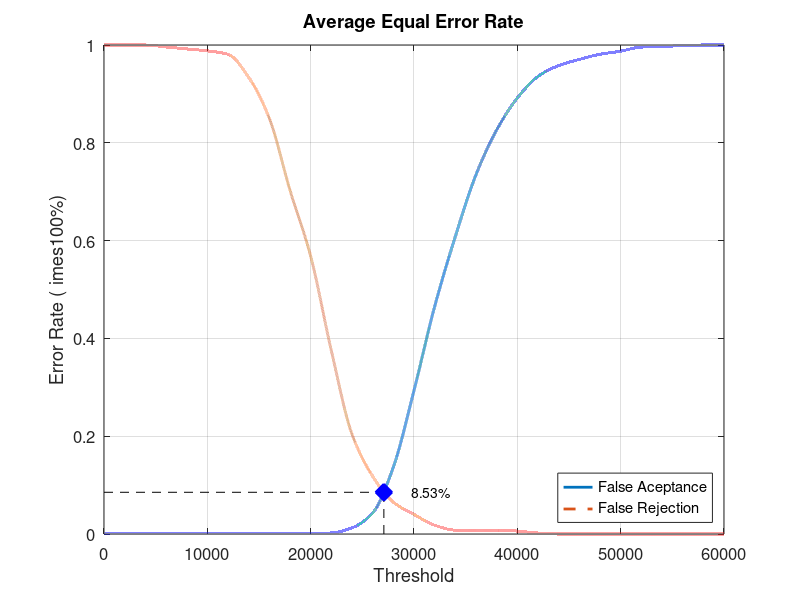
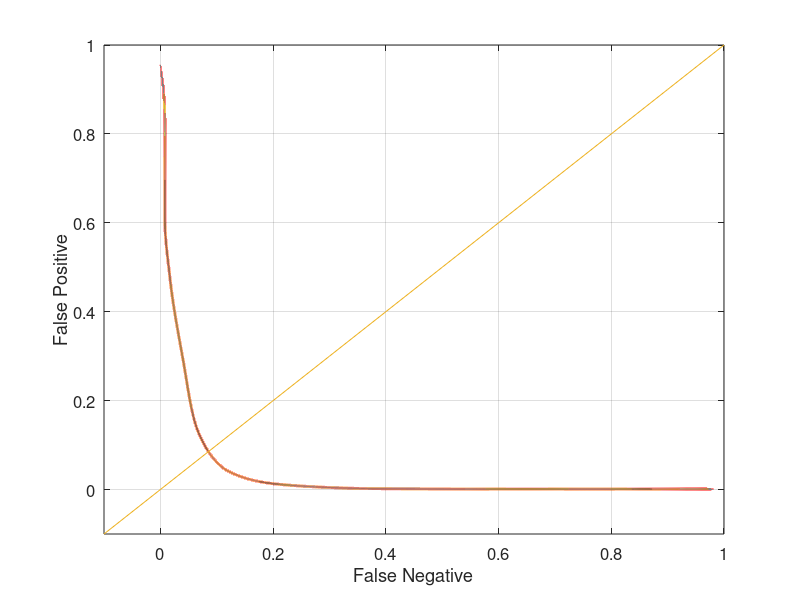

Write the MATLAB code that produced these figures, in order.
function yEER = Database4Average()
%close all;
%clear;
%clc;
x = 0:2000:60000;
xq = 0:0.5:60000;

y0 = [0 0.00105263 0.00105263 0.00105263 0.00105263 0.00105263 0.00105263 0.00105263 0.00105263 0.00105263 0.00105263 0.00210526 0.0126316 0.0431579 0.136842 0.293684 0.465263 0.608421 0.734737 0.826316 0.891579 0.935789 0.957895 0.970526 0.981053 0.987368 0.99579 0.996842 0.998947 1 1]
yy0 = interp1(x, y0, xq, 'pchip');
y1 = [1 1 1 0.996 0.992 0.988 0.981 0.934 0.85 0.703 0.568 0.375 0.204 0.118 0.065 0.04 0.018 0.008 0.008 0.008 0.006 0.002 0 0 0 0 0 0 0 0 0]
yy1 = interp1(x, y1, xq, 'pchip');

% Calculating EER: 
y2 = abs(y0 - y1);
find(y2 == min(y2))
yy2 = abs(yy0 - yy1);
xEER = find(yy2 == min(yy2));
xEERIndex = xq(xEER) % X-axis EER
yEER = yy0(xEER) % Y-axis EER

main = figure
plot(xq, yy0,'-','LineWidth', 2);	hold on
plot(xq, yy1,'--','LineWidth', 2);	hold on
plot([xEERIndex xEERIndex], [0 yEER], 'k--');	hold on
plot([0 xEERIndex], [yEER yEER], 'k--');	hold on
plot(xEERIndex, yEER, 'bx', 'LineWidth', 10);	hold on
text(xEERIndex + 10 * xEERIndex / 100, yEER, [num2str(round((10000 * yEER)) / 100) '%'])
legend('False Aceptance', 'False Rejection', 'Location', 'SouthEast')
xlabel('Threshold')
ylabel('Error Rate (	imes100%)')
title('Average Equal Error Rate')
set(gca, 'FontSize', 12)
axis([0 60000 0 1])
grid on

print(main, 'Database4AverageMain', '-dpng');
FNRxFPR = figure('Color', [1 1 1]);
plot(yy1, yy0, '-', yy1, yy0, 'LineWidth', 2);
hold on
y = -0.1:0.1:1
plot(y, y); 
set(gca, 'FontSize', 12)
xlabel('False Negative')
ylabel('False Positive')
axis([-0.1 1 -0.1 1])
set(gca, 'FontSize', 12)
grid on

print(FNRxFPR, 'Database4AverageFNRxFPR','-dpng');
end
